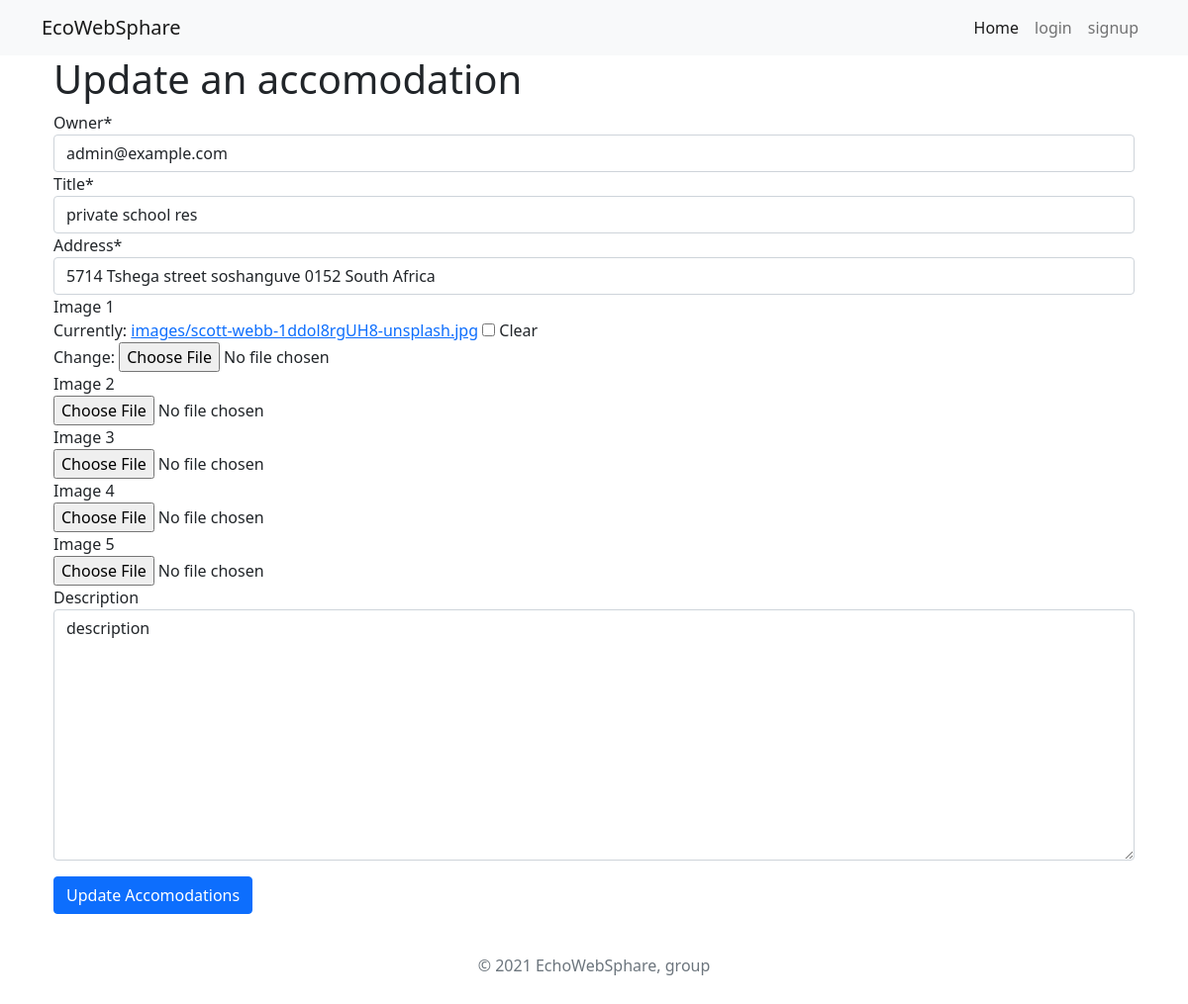
Page /dashboard/accomodation/update/1/ on the committed database.
### accomodations/models.py (models this page shows, shortened)
class Accomodation(models.Model, HitCountMixin):
    owner = models.ForeignKey(settings.AUTH_USER_MODEL,on_delete=models.CASCADE)
    title = models.CharField(max_length=255, unique=True)
    slug = models.SlugField(unique=True)
    address = models.OneToOneField(Address, on_delete=models.CASCADE)
    hit_count_generic = GenericRelation(HitCount, object_id_field='object_pk',related_query_name='hit_count_generic_relation')
    likes = models.ManyToManyField(settings.AUTH_USER_MODEL, blank=True, related_name='accomodation_likes')
    image_1 = models.ImageField(upload_to='images', null=True, blank=True)
    image_2 = models.ImageField(upload_to='images', null=True, blank=True)
    image_3 = models.ImageField(upload_to='images', null=True, blank=True)
    image_4 = models.ImageField(upload_to='images', null=True, blank=True)
    image_5 = models.ImageField(upload_to='images', null=True, blank=True)
    description = models.TextField(null=True, blank=True)
    application = models.ManyToManyField(Application, related_name="accomodation")

### accomodations/views.py (the view)
# urls.py: path('dashboard/accomodation/update/<int:pk>/', AccomodationUpdateView.as_view(), name='update-accomodation'),
class AccomodationUpdateView(UpdateView):
    model = Accomodation
    form_class = AccomodationForm
    template_name = 'update-accomodation.html'

### accomodations/forms.py (shortened to what this page needs)
class AccomodationForm(forms.ModelForm):
    class Meta:
        model = Accomodation
        fields = ['owner','title', 'address', 'image_1', 'image_2', 'image_3', 'image_4', 'image_5', 'description']
        widgets = {
            'owner': forms.Select(attrs={'class': 'form-control','Value': 'username', 'id': 'userID','type': ''}),
        }

### accomodations/models.py (called while the page is built)
    def __str__(self):
        return f"{self.house_number} {self.street_name} {self.locality} {self.postal_code} {self.country}"

### accounts/models.py (called while the page is built)
    def __str__(self):
        return self.email

### templates/update-accomodation.html (shortened to what this page needs)
{% extends 'base.html' %}
{% load crispy_forms_tags %}
{% block content %}
<div class="container">
<h1>Update an accomodation</h1>
<form method="post" enctype="multipart/form-data">
  {{ form|crispy }}
  <button class="mt-3 btn btn-primary" type="submit">Update Accomodations</button>
</form>
</div>
{% endblock %}

### rows in the picture
Accomodation: owner "admin@example.com", title "private school res", address "5714 Tshega street soshanguve 0152 South Africa", description "description"
